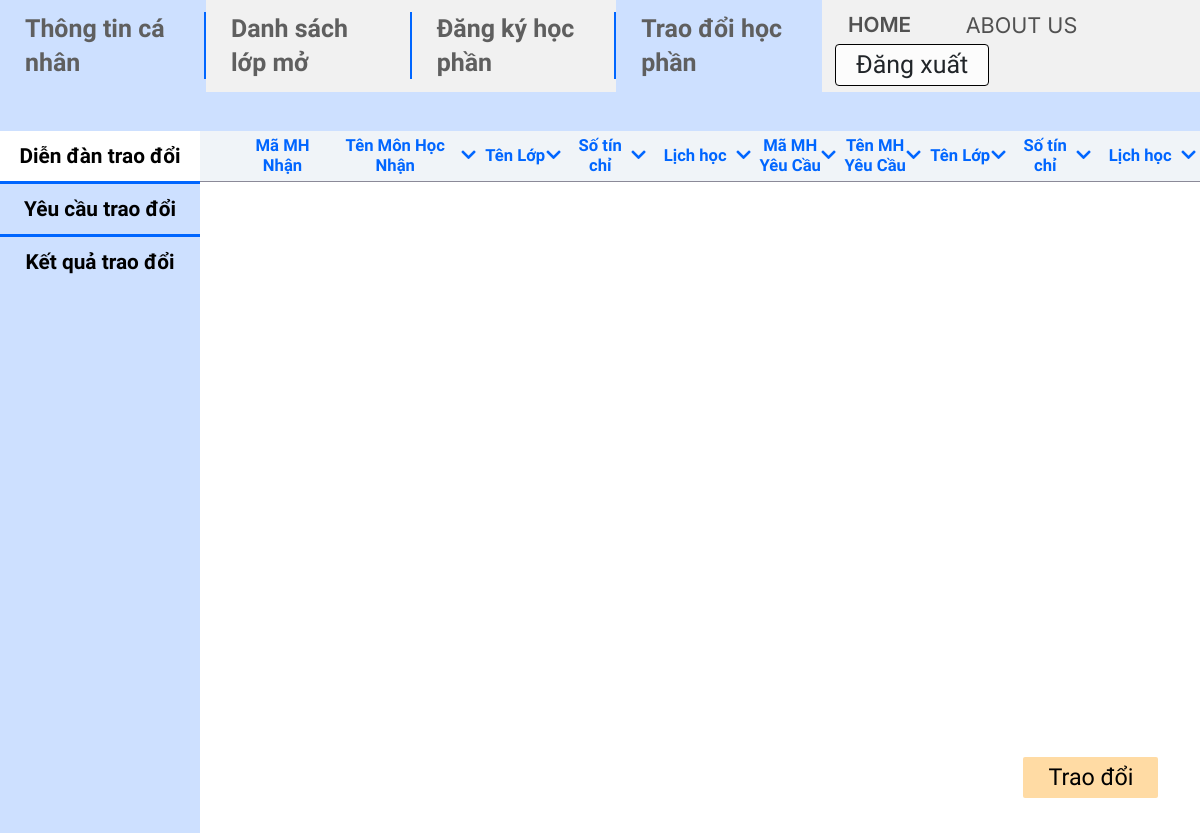
Page /mvc/views/Exchange.php (signed in) on the earlier database version.
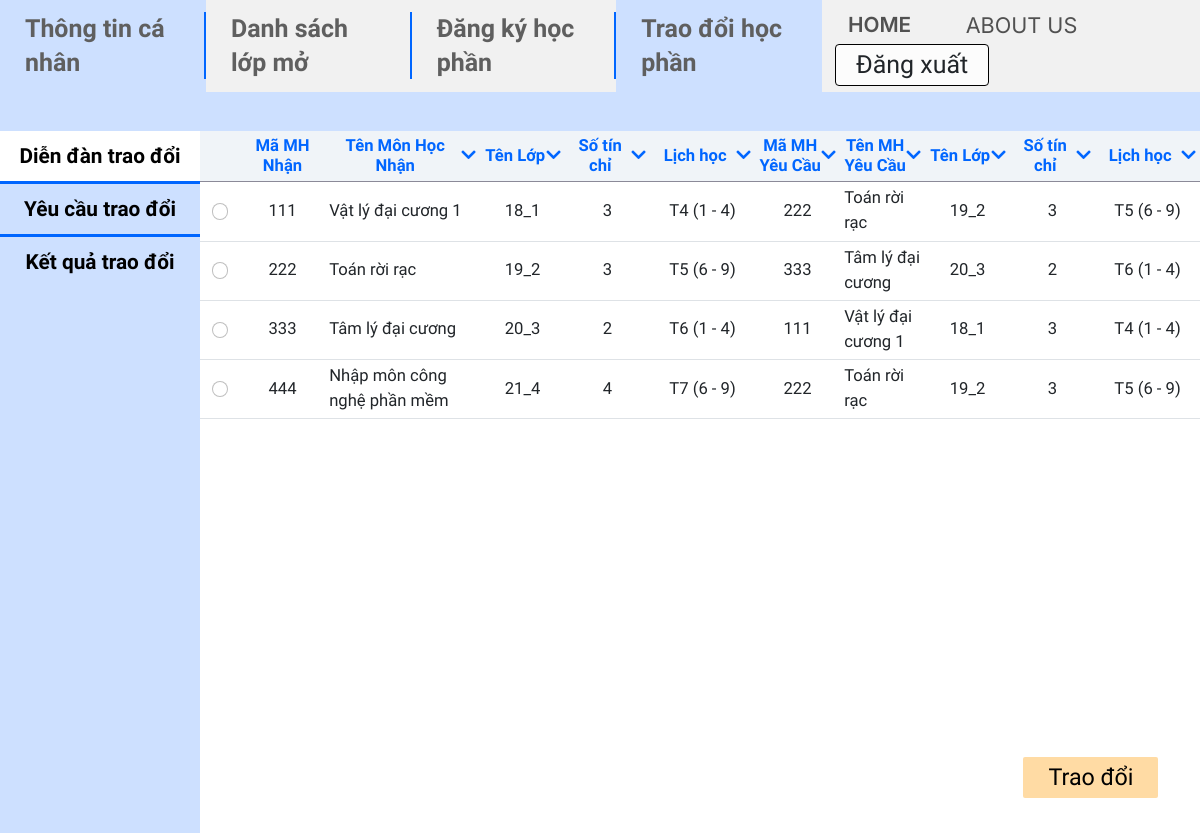
Same page on the later database version.
### tables this page shows
CREATE TABLE `trade` (
  `trade_ID` int(11) NOT NULL,
  `period_id` int(11) NOT NULL,
  `course_id` int(11) NOT NULL,
  `class_id` int(11) NOT NULL,
  `student_id` int(11) NOT NULL,
  `target_course_id` int(11) NOT NULL,
  `target_class_id` int(11) NOT NULL,
  `student2_id` int(11) DEFAULT NULL,
  `state` int(11) DEFAULT NULL
);

CREATE TABLE `course` (
  `ID` int(11) NOT NULL,
  `name` varchar(100) NOT NULL,
  `credits` int(11) NOT NULL,
  `faculty` int(11) DEFAULT NULL
);

CREATE TABLE `class` (
  `ID` int(11) NOT NULL,
  `name` varchar(45) NOT NULL,
  `school_year` year(4) NOT NULL,
  `faculty` int(11) NOT NULL
);

CREATE TABLE `day` (
  `num` int(11) NOT NULL,
  `name` varchar(45) NOT NULL
);

CREATE TABLE `available_course_info` (
  `period_id` int(11) NOT NULL,
  `course_id` int(11) NOT NULL,
  `class_id` int(11) NOT NULL,
  `room` varchar(45) NOT NULL,
  `max_student` int(11) NOT NULL,
  `start_period` int(11) NOT NULL,
  `end_period` int(11) NOT NULL,
  `start_date` datetime DEFAULT NULL,
  `day` int(11) DEFAULT NULL
);

### mvc/views/Exchange.php (the view, shortened to what the changed rows need)
<?php
include "../config/db_connect.php";
$sql = "SELECT t.trade_id, co1.ID AS course1_id, co1.name AS course1_name, cl1.name AS class_name1, co1.credits AS course1_cre, d1.name AS day_name1, aci1.start_period AS course1_start, aci1.end_period AS course1_end,
        co2.ID AS course2_id, co2.name AS course2_name, cl2.name AS class_name2, co2.credits AS course2_cre, d2.name AS day_name2, aci2.start_period AS course2_start, aci2.end_period AS course2_end
FROM trade t
INNER JOIN course co1 ON t.course_id = co1.ID
INNER JOIN available_course_info aci1 ON t.period_id = aci1.period_id AND t.course_id = aci1.course_id AND t.class_id = aci1.class_id
INNER JOIN class cl1 ON cl1.ID = aci1.class_id
INNER JOIN day d1 on d1.num = aci1.day
INNER JOIN course co2 ON t.target_course_id = co2.ID
INNER JOIN available_course_info aci2 ON t.period_id = aci2.period_id AND t.target_course_id = aci2.course_id AND t.target_class_id = aci2.class_id
INNER JOIN class cl2 ON cl2.ID = aci2.class_id
INNER JOIN day d2 on d2.num = aci2.day
WHERE t.state IS NULL";
$query = $conn->query($sql);
$query->setFetchMode(PDO::FETCH_ASSOC);
?>
<!DOCTYPE html>
<html lang="en">
<head>
  <link href="https://cdn.jsdelivr.net/npm/bootstrap@5.2.3/dist/css/bootstrap.min.css" rel="stylesheet" />
  <link rel="stylesheet" href="https://cdnjs.cloudflare.com/ajax/libs/font-awesome/5.15.3/css/all.min.css">
  <link rel="stylesheet" href="../../public/css/Exchange.css" />
</head>
<body>
  <div class="container-fluid" style="padding: 0 !important">
    <div class="row h-100" style="margin: 0!important">
      <div class="col-10" style="padding: 0px !important">
        <form action="../controllers/trade.php" class="demand" method="post">
          <div class="table-responsive" style="min-width: 700px; height: calc(100vh - 22rem)">
            <table class="table table-responsive table-hover">
              <thead style="background-color: #F0F4F8; border-bottom: 1px solid #8B8A98;">
                <tr>
                  <th style="width: 4%"></th>
                  <th style="width: 8.5%">Mã MH<br>Nhận</th>
                  <th style="width: 15.5%">
                    <div style="display:flex; align-items:center; justify-content: center">
                      <div style="margin-left: 0;">Tên Môn Học Nhận</div>
                      <div style="margin-left: auto"><i class="fa fa-chevron-down"></i></div>
                    </div>
                  </th>
                  <th style="width: 8.5%">
                    <div style="display:flex; align-items:center; justify-content: center">
                      <div style="margin-left: auto">Tên Lớp</div>
                      <div style="margin-left: auto"><i class="fa fa-chevron-down"></i></div>
                    </div>
                  </th>
                  <th style="width: 8.5%">
                    <div style="display:flex; align-items:center; justify-content: center">
                      <div style="margin-left: auto">Số tín chỉ</div>
                      <div style="margin-left: auto"><i class="fa fa-chevron-down"></i></div>
                    </div>
                  </th>
                  <th style="width: 10.5%">
                    <div style="display:flex; align-items:center; justify-content: center">
                      <div style="margin-left: auto">Lịch học</div>
                      <div style="margin-left: auto"><i class="fa fa-chevron-down"></i></div>
                    </div>
                  </th>
                  <th style="width: 8.5%">
                    <div style="display: flex; align-items: center; justify-content: center">
                      <div style="margin-left: auto">Mã MH<br>Yêu Cầu</div>
                      <div style="margin-left: auto"><i class="fa fa-chevron-down"></i></div>
                    </div>
                  </th>
                  <th style="width: 8.5%">
                    <div style="display:flex; align-items:center; justify-content: center">
                      <div style="margin-left: auto">Tên MH<br>Yêu Cầu</div>
                      <div style="margin-left: auto"><i class="fa fa-chevron-down"></i></div>
                    </div>
                  </th>
                  <th style="width: 8.5%">
                    <div style="display:flex; align-items:center; justify-content: center">
                      <div style="margin-left: auto">Tên Lớp</div>
                      <div style="margin-left: auto"><i class="fa fa-chevron-down"></i></div>
                    </div>
                  </th>
                  <th style="width: 8.5%">
                    <div style="display:flex; align-items:center; justify-content: center">
                      <div style="margin-left: auto">Số tín chỉ</div>
                      <div style="margin-left: auto"><i class="fa fa-chevron-down"></i></div>
                    </div>
                  </th>
                  <th style="width: 10.5%">
                    <div style="display:flex; align-items:center; justify-content: center">
                      <div style="margin-left: auto">Lịch học</div>
                      <div style="margin-left: auto"><i class="fa fa-chevron-down"></i></div>
                    </div>
                  </th>
                </tr>
              </thead>
              <tbody>
                <?php
                while ($row = $query->fetch()) { ?>
                  <tr>
                    <td><input class="form-check-input" type="radio" name="select-demand" value="<?php echo $row['trade_id']; ?>"></td>
                    <td><?php echo $row['course1_id']; ?></td>
                    <td style="text-align: left">
                      <?php echo $row['course1_name']; ?></td>
                    <td><?php echo $row['class_name1']; ?></td>
                    <td><?php echo $row['course1_cre']; ?></td>
                    <td><?php echo $row['day_name1'] . ' (' . $row['course1_start'] . ' - ' . $row['course1_end'] . ')'; ?></td>
                    <td><?php echo $row['course2_id']; ?></td>
                    <td style="text-align: left">
                      <?php echo $row['course2_name']; ?></td>
                    <td><?php echo $row['class_name2']; ?></td>
                    <td><?php echo $row['course2_cre']; ?></td>
                    <td><?php echo $row['day_name2'] . ' (' . $row['course2_start'] . ' - ' . $row['course2_end'] . ')'; ?></td>
                  </tr>
                <?php } ?>
              </tbody>
            </table>
          </div>
        </form>
      </div>
    </div>
  </div>
</body>
</html>

Differences in the rows shown:
now on this page (row edited): trade: course.ID "111", course.name "Vật lý đại cương 1", class.name "18_1", course.credits "3", day.name "T4", available_course_info.start_period "1", available_course_info.end_period "4", target_course.ID "222", target_course.name "Toán rời rạc", target_class.name "19_2", target_course.credits "3", day.name "T5", available_course_info.start_period "6", available_course_info.end_period "9"
now on this page (row edited): trade: course.ID "222", course.name "Toán rời rạc", class.name "19_2", course.credits "3", day.name "T5", available_course_info.start_period "6", available_course_info.end_period "9", target_course.ID "333", target_course.name "Tâm lý đại cương", target_class.name "20_3", target_course.credits "2", day.name "T6", available_course_info.start_period "1", available_course_info.end_period "4"
now on this page (row edited): trade: course.ID "333", course.name "Tâm lý đại cương", class.name "20_3", course.credits "2", day.name "T6", available_course_info.start_period "1", available_course_info.end_period "4", target_course.ID "111", target_course.name "Vật lý đại cương 1", target_class.name "18_1", target_course.credits "3", day.name "T4"
now on this page (row edited): trade: course.ID "444", course.name "Nhập môn công nghệ phần mềm", class.name "21_4", course.credits "4", day.name "T7", available_course_info.start_period "6", available_course_info.end_period "9", target_course.ID "222", target_course.name "Toán rời rạc", target_class.name "19_2", target_course.credits "3", day.name "T5"
